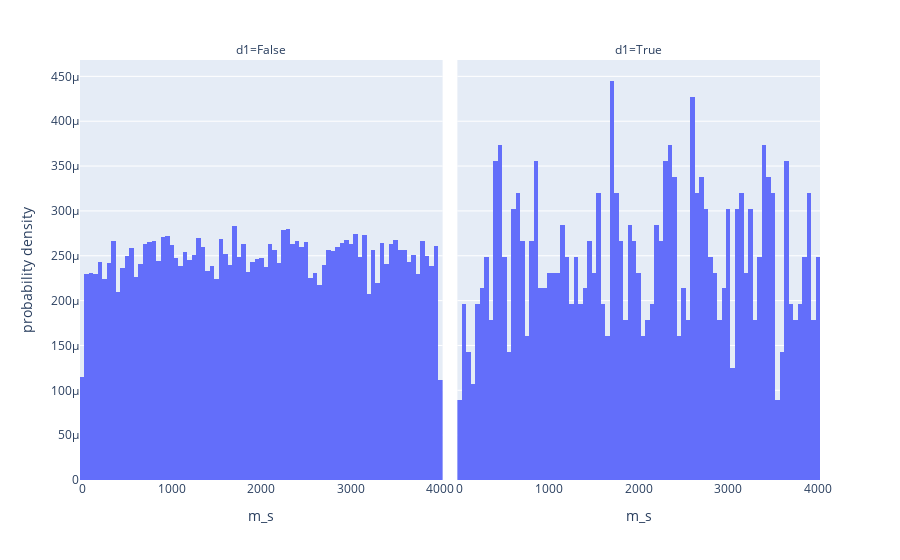
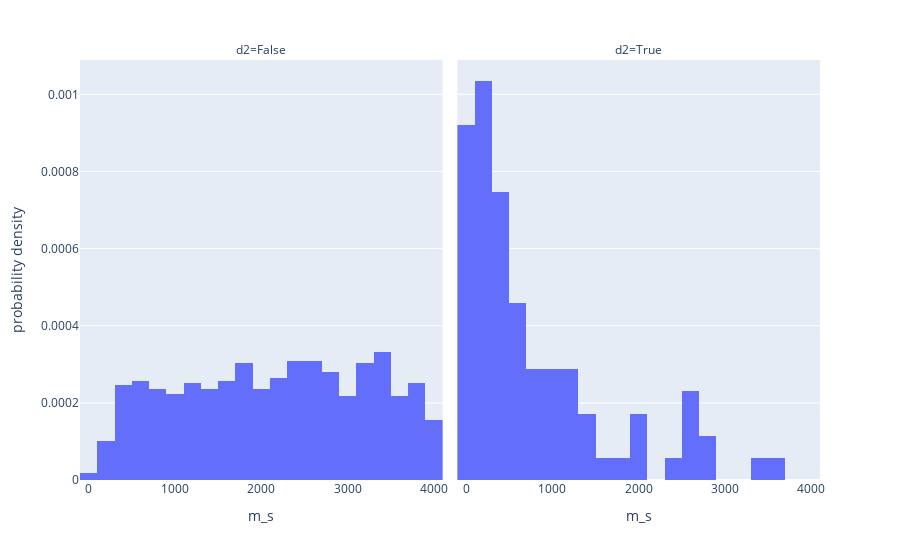
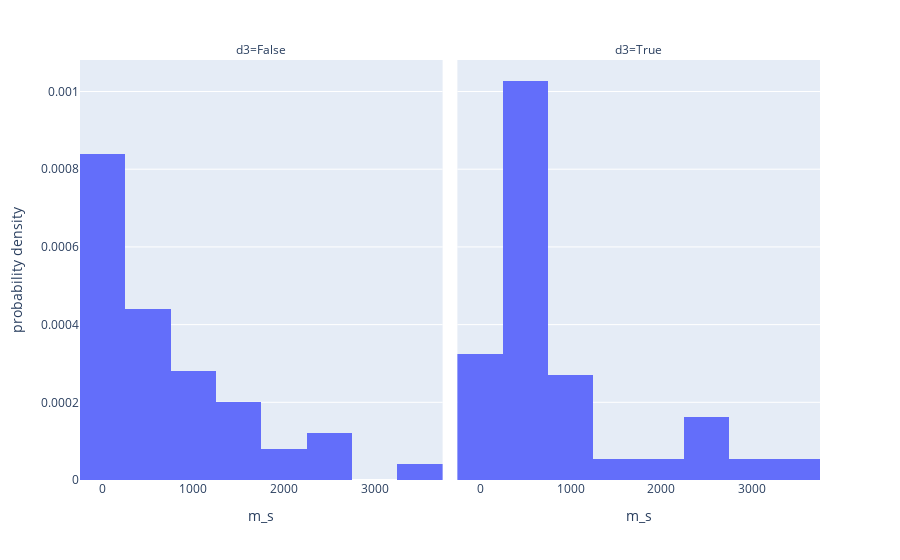

Notebook code for these charts, in order:
### Markdown cell above
### Studying the effect of $m_s$ on the decisions

### Code cell
var = 'm_s'

fig_df = df
fig = px.histogram(fig_df, x=var, facet_col='d1', histnorm='probability density')
fig.show()

fig_df = df.query('d1 == True')
fig = px.histogram(fig_df, x=var, facet_col='d2', histnorm='probability density')
fig.show()

fig_df = df.query('d1 == True & d2 == True')
fig = px.histogram(fig_df, x=var, facet_col='d3', histnorm='probability density')
fig.show()

### Figure 1 — Plotly figure (JSON) as saved in the notebook; plotly's stock layout.template omitted (floating-point values rounded to 4 significant figures; data arrays with more than 128 entries replaced by an {"elided": "..."} marker saying what was removed)
{"data": [{"alignmentgroup": "True", "bingroup": "x", "histnorm": "probability density", "hovertemplate": "d1=False<br>m_s=%{x}<br>probability density=%{y}<extra></extra>", "legendgroup": "", "marker": {"color": "#636efa", "pattern": {"shape": ""}}, "name": "", "offsetgroup": "", "orientation": "v", "showlegend": false, "type": "histogram", "x": {"elided": "18876 float values"}, "xaxis": "x", "yaxis": "y"}, {"alignmentgroup": "True", "bingroup": "x", "histnorm": "probability density", "hovertemplate": "d1=True<br>m_s=%{x}<br>probability density=%{y}<extra></extra>", "legendgroup": "", "marker": {"color": "#636efa", "pattern": {"shape": ""}}, "name": "", "offsetgroup": "", "orientation": "v", "showlegend": false, "type": "histogram", "x": {"elided": "1124 float values"}, "xaxis": "x2", "yaxis": "y2"}], "layout": {"annotations": [{"font": {}, "showarrow": false, "text": "d1=False", "x": 0.245, "xanchor": "center", "xref": "paper", "y": 1, "yanchor": "bottom", "yref": "paper"}, {"font": {}, "showarrow": false, "text": "d1=True", "x": 0.755, "xanchor": "center", "xref": "paper", "y": 1, "yanchor": "bottom", "yref": "paper"}], "barmode": "relative", "legend": {"tracegroupgap": 0}, "margin": {"t": 60}, "xaxis": {"anchor": "y", "domain": [0, 0.49], "title": {"text": "m_s"}}, "xaxis2": {"anchor": "y2", "domain": [0.51, 1], "matches": "x", "title": {"text": "m_s"}}, "yaxis": {"anchor": "x", "domain": [0, 1], "title": {"text": "probability density"}}, "yaxis2": {"anchor": "x2", "domain": [0, 1], "matches": "y", "showticklabels": false}}}

### Figure 2 — Plotly figure (JSON) as saved in the notebook; plotly's stock layout.template omitted (floating-point values rounded to 4 significant figures; data arrays with more than 128 entries replaced by an {"elided": "..."} marker saying what was removed)
{"data": [{"alignmentgroup": "True", "bingroup": "x", "histnorm": "probability density", "hovertemplate": "d2=False<br>m_s=%{x}<br>probability density=%{y}<extra></extra>", "legendgroup": "", "marker": {"color": "#636efa", "pattern": {"shape": ""}}, "name": "", "offsetgroup": "", "orientation": "v", "showlegend": false, "type": "histogram", "x": {"elided": "1037 float values"}, "xaxis": "x", "yaxis": "y"}, {"alignmentgroup": "True", "bingroup": "x", "histnorm": "probability density", "hovertemplate": "d2=True<br>m_s=%{x}<br>probability density=%{y}<extra></extra>", "legendgroup": "", "marker": {"color": "#636efa", "pattern": {"shape": ""}}, "name": "", "offsetgroup": "", "orientation": "v", "showlegend": false, "type": "histogram", "x": [259.9, 114.7, 723.3, 133.5, 391.2, 683.8, 77.45, 674.4, 930.8, 226.7, 3.935, 58.15, 515.3, 524.6, 977.2, 153.6, 282.5, 1143.0, 15.29, 270.6, 93.88, 599.8, 3495.0, 2668.0, 3645.0, 1951.0, 943.9, 1400.0, 1726.0, 1495.0, 423.4, 38.16, 216.0, 289.5, 1297.0, 2400.0, 1347.0, 350.9, 1026.0, 780.6, 29.34, 657.5, 1516.0, 716.8, 665.1, 43.16, 58.04, 28.32, 19.71, 139.5, 254.4, 214.0, 344.3, 261.5, 448.1, 51.98, 408.3, 848.5, 2527.0, 305.0, 233.7, 173.6, 37.32, 380.3, 303.6, 2802.0, 421.4, 1086.0, 1101.0, 49.7, 8.563, 5.031, 1103.0, 223.3, 661.4, 278.7, 2582.0, 2520.0, 2093.0, 2744.0, 388.3, 136.0, 448.6, 376.0, 862.8, 1174.0, 2017.0], "xaxis": "x2", "yaxis": "y2"}], "layout": {"annotations": [{"font": {}, "showarrow": false, "text": "d2=False", "x": 0.245, "xanchor": "center", "xref": "paper", "y": 1, "yanchor": "bottom", "yref": "paper"}, {"font": {}, "showarrow": false, "text": "d2=True", "x": 0.755, "xanchor": "center", "xref": "paper", "y": 1, "yanchor": "bottom", "yref": "paper"}], "barmode": "relative", "legend": {"tracegroupgap": 0}, "margin": {"t": 60}, "xaxis": {"anchor": "y", "domain": [0, 0.49], "title": {"text": "m_s"}}, "xaxis2": {"anchor": "y2", "domain": [0.51, 1], "matches": "x", "title": {"text": "m_s"}}, "yaxis": {"anchor": "x", "domain": [0, 1], "title": {"text": "probability density"}}, "yaxis2": {"anchor": "x2", "domain": [0, 1], "matches": "y", "showticklabels": false}}}

### Figure 3 — Plotly figure (JSON) as saved in the notebook; plotly's stock layout.template omitted (floating-point values rounded to 4 significant figures)
{"data": [{"alignmentgroup": "True", "bingroup": "x", "histnorm": "probability density", "hovertemplate": "d3=False<br>m_s=%{x}<br>probability density=%{y}<extra></extra>", "legendgroup": "", "marker": {"color": "#636efa", "pattern": {"shape": ""}}, "name": "", "offsetgroup": "", "orientation": "v", "showlegend": false, "type": "histogram", "x": [259.9, 114.7, 930.8, 226.7, 3.935, 58.15, 977.2, 1143.0, 15.29, 93.88, 599.8, 3495.0, 2668.0, 1951.0, 943.9, 1400.0, 1726.0, 1495.0, 423.4, 38.16, 216.0, 289.5, 1297.0, 780.6, 29.34, 657.5, 1516.0, 28.32, 19.71, 139.5, 254.4, 214.0, 261.5, 448.1, 51.98, 848.5, 233.7, 173.6, 37.32, 380.3, 421.4, 49.7, 8.563, 223.3, 278.7, 2582.0, 2520.0, 136.0, 862.8, 2017.0], "xaxis": "x", "yaxis": "y"}, {"alignmentgroup": "True", "bingroup": "x", "histnorm": "probability density", "hovertemplate": "d3=True<br>m_s=%{x}<br>probability density=%{y}<extra></extra>", "legendgroup": "", "marker": {"color": "#636efa", "pattern": {"shape": ""}}, "name": "", "offsetgroup": "", "orientation": "v", "showlegend": false, "type": "histogram", "x": [723.3, 133.5, 391.2, 683.8, 77.45, 674.4, 515.3, 524.6, 153.6, 282.5, 270.6, 3645.0, 2400.0, 1347.0, 350.9, 1026.0, 716.8, 665.1, 43.16, 58.04, 344.3, 408.3, 2527.0, 305.0, 303.6, 2802.0, 1086.0, 1101.0, 5.031, 1103.0, 661.4, 2093.0, 2744.0, 388.3, 448.6, 376.0, 1174.0], "xaxis": "x2", "yaxis": "y2"}], "layout": {"annotations": [{"font": {}, "showarrow": false, "text": "d3=False", "x": 0.245, "xanchor": "center", "xref": "paper", "y": 1, "yanchor": "bottom", "yref": "paper"}, {"font": {}, "showarrow": false, "text": "d3=True", "x": 0.755, "xanchor": "center", "xref": "paper", "y": 1, "yanchor": "bottom", "yref": "paper"}], "barmode": "relative", "legend": {"tracegroupgap": 0}, "margin": {"t": 60}, "xaxis": {"anchor": "y", "domain": [0, 0.49], "title": {"text": "m_s"}}, "xaxis2": {"anchor": "y2", "domain": [0.51, 1], "matches": "x", "title": {"text": "m_s"}}, "yaxis": {"anchor": "x", "domain": [0, 1], "title": {"text": "probability density"}}, "yaxis2": {"anchor": "x2", "domain": [0, 1], "matches": "y", "showticklabels": false}}}
